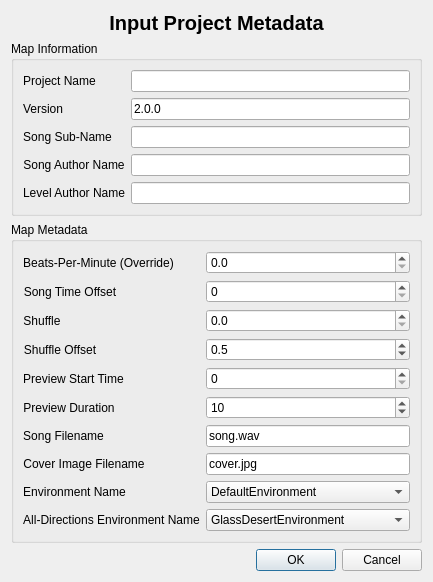
<?xml version="1.0" encoding="UTF-8"?>
<ui version="4.0">
 <class>MetadataDialog</class>
 <widget class="QDialog" name="MetadataDialog">
  <property name="geometry">
   <rect>
    <x>0</x>
    <y>0</y>
    <width>374</width>
    <height>531</height>
   </rect>
  </property>
  <property name="windowTitle">
   <string>Dialog</string>
  </property>
  <layout class="QGridLayout" name="gridLayout">
   <item row="1" column="0">
    <widget class="QGroupBox" name="mapInformationContainer">
     <property name="sizePolicy">
      <sizepolicy hsizetype="Expanding" vsizetype="Preferred">
       <horstretch>0</horstretch>
       <verstretch>0</verstretch>
      </sizepolicy>
     </property>
     <property name="title">
      <string>Map Information</string>
     </property>
     <layout class="QFormLayout" name="formLayout">
      <item row="0" column="0">
       <widget class="QLabel" name="projectNameLabel">
        <property name="text">
         <string>Project Name</string>
        </property>
        <property name="alignment">
         <set>Qt::AlignCenter</set>
        </property>
        <property name="buddy">
         <cstring>projectNameInput</cstring>
        </property>
       </widget>
      </item>
      <item row="0" column="1">
       <widget class="QLineEdit" name="projectNameInput"/>
      </item>
      <item row="1" column="0">
       <widget class="QLabel" name="versionLabel">
        <property name="text">
         <string>Version</string>
        </property>
        <property name="alignment">
         <set>Qt::AlignCenter</set>
        </property>
        <property name="buddy">
         <cstring>versionInput</cstring>
        </property>
       </widget>
      </item>
      <item row="1" column="1">
       <widget class="QLineEdit" name="versionInput">
        <property name="text">
         <string>2.0.0</string>
        </property>
       </widget>
      </item>
      <item row="2" column="0">
       <widget class="QLabel" name="songSubNameLabel">
        <property name="text">
         <string>Song Sub-Name</string>
        </property>
        <property name="alignment">
         <set>Qt::AlignCenter</set>
        </property>
        <property name="buddy">
         <cstring>songSubNameInput</cstring>
        </property>
       </widget>
      </item>
      <item row="2" column="1">
       <widget class="QLineEdit" name="songSubNameInput"/>
      </item>
      <item row="3" column="0">
       <widget class="QLabel" name="songAuthorNameLabel">
        <property name="text">
         <string>Song Author Name</string>
        </property>
        <property name="alignment">
         <set>Qt::AlignCenter</set>
        </property>
        <property name="buddy">
         <cstring>songAuthorNameInput</cstring>
        </property>
       </widget>
      </item>
      <item row="3" column="1">
       <widget class="QLineEdit" name="songAuthorNameInput"/>
      </item>
      <item row="4" column="0">
       <widget class="QLabel" name="levelAuthorNameLabel">
        <property name="text">
         <string>Level Author Name</string>
        </property>
        <property name="alignment">
         <set>Qt::AlignCenter</set>
        </property>
        <property name="buddy">
         <cstring>levelAuthorNameInput</cstring>
        </property>
       </widget>
      </item>
      <item row="4" column="1">
       <widget class="QLineEdit" name="levelAuthorNameInput"/>
      </item>
     </layout>
    </widget>
   </item>
   <item row="0" column="0">
    <widget class="QLabel" name="titleLabel">
     <property name="font">
      <font>
       <family>Segoe UI</family>
       <pointsize>15</pointsize>
       <weight>75</weight>
       <bold>true</bold>
      </font>
     </property>
     <property name="text">
      <string>Input Project Metadata</string>
     </property>
     <property name="alignment">
      <set>Qt::AlignCenter</set>
     </property>
    </widget>
   </item>
   <item row="4" column="0">
    <widget class="QGroupBox" name="mapMetadataContainer">
     <property name="sizePolicy">
      <sizepolicy hsizetype="Expanding" vsizetype="Preferred">
       <horstretch>0</horstretch>
       <verstretch>0</verstretch>
      </sizepolicy>
     </property>
     <property name="title">
      <string>Map Metadata</string>
     </property>
     <layout class="QFormLayout" name="formLayout_2">
      <item row="0" column="0">
       <widget class="QLabel" name="BPMLabel">
        <property name="text">
         <string>Beats-Per-Minute (Override)</string>
        </property>
        <property name="alignment">
         <set>Qt::AlignCenter</set>
        </property>
        <property name="buddy">
         <cstring>BPMSpinbox</cstring>
        </property>
       </widget>
      </item>
      <item row="0" column="1">
       <widget class="QDoubleSpinBox" name="BPMSpinbox">
        <property name="decimals">
         <number>1</number>
        </property>
        <property name="maximum">
         <double>300.000000000000000</double>
        </property>
       </widget>
      </item>
      <item row="1" column="0">
       <widget class="QLabel" name="songTimeOffsetLabel">
        <property name="text">
         <string>Song Time Offset</string>
        </property>
        <property name="alignment">
         <set>Qt::AlignCenter</set>
        </property>
        <property name="buddy">
         <cstring>songTimeOffsetSpinbox</cstring>
        </property>
       </widget>
      </item>
      <item row="1" column="1">
       <widget class="QDoubleSpinBox" name="songTimeOffsetSpinbox">
        <property name="decimals">
         <number>0</number>
        </property>
        <property name="maximum">
         <double>10.000000000000000</double>
        </property>
       </widget>
      </item>
      <item row="2" column="0">
       <widget class="QLabel" name="shuffleLabel">
        <property name="text">
         <string>Shuffle</string>
        </property>
        <property name="alignment">
         <set>Qt::AlignCenter</set>
        </property>
        <property name="buddy">
         <cstring>shuffleSpinbox</cstring>
        </property>
       </widget>
      </item>
      <item row="2" column="1">
       <widget class="QDoubleSpinBox" name="shuffleSpinbox">
        <property name="decimals">
         <number>1</number>
        </property>
        <property name="maximum">
         <double>1.000000000000000</double>
        </property>
        <property name="singleStep">
         <double>0.100000000000000</double>
        </property>
       </widget>
      </item>
      <item row="3" column="0">
       <widget class="QLabel" name="shuffleOffsetLabel">
        <property name="text">
         <string>Shuffle Offset</string>
        </property>
        <property name="alignment">
         <set>Qt::AlignCenter</set>
        </property>
        <property name="buddy">
         <cstring>shuffleOffsetSpinbox</cstring>
        </property>
       </widget>
      </item>
      <item row="3" column="1">
       <widget class="QDoubleSpinBox" name="shuffleOffsetSpinbox">
        <property name="decimals">
         <number>1</number>
        </property>
        <property name="maximum">
         <double>2.000000000000000</double>
        </property>
        <property name="singleStep">
         <double>0.100000000000000</double>
        </property>
        <property name="value">
         <double>0.500000000000000</double>
        </property>
       </widget>
      </item>
      <item row="4" column="0">
       <widget class="QLabel" name="previewStartTimeLabel">
        <property name="text">
         <string>Preview Start Time</string>
        </property>
        <property name="alignment">
         <set>Qt::AlignCenter</set>
        </property>
        <property name="buddy">
         <cstring>previewStartTimeSpinbox</cstring>
        </property>
       </widget>
      </item>
      <item row="4" column="1">
       <widget class="QSpinBox" name="previewStartTimeSpinbox"/>
      </item>
      <item row="5" column="0">
       <widget class="QLabel" name="previewDurationLabel">
        <property name="text">
         <string>Preview Duration</string>
        </property>
        <property name="alignment">
         <set>Qt::AlignCenter</set>
        </property>
        <property name="buddy">
         <cstring>previewDurationSpinbox</cstring>
        </property>
       </widget>
      </item>
      <item row="5" column="1">
       <widget class="QSpinBox" name="previewDurationSpinbox">
        <property name="value">
         <number>10</number>
        </property>
       </widget>
      </item>
      <item row="6" column="0">
       <widget class="QLabel" name="songFilenameLabel">
        <property name="text">
         <string>Song Filename</string>
        </property>
        <property name="alignment">
         <set>Qt::AlignCenter</set>
        </property>
        <property name="buddy">
         <cstring>songFilenameInput</cstring>
        </property>
       </widget>
      </item>
      <item row="6" column="1">
       <widget class="QLineEdit" name="songFilenameInput">
        <property name="text">
         <string>song.wav</string>
        </property>
       </widget>
      </item>
      <item row="7" column="0">
       <widget class="QLabel" name="coverImageFilenameLabel">
        <property name="text">
         <string>Cover Image Filename</string>
        </property>
        <property name="alignment">
         <set>Qt::AlignCenter</set>
        </property>
        <property name="buddy">
         <cstring>coverImageFilenameInput</cstring>
        </property>
       </widget>
      </item>
      <item row="7" column="1">
       <widget class="QLineEdit" name="coverImageFilenameInput">
        <property name="text">
         <string>cover.jpg</string>
        </property>
       </widget>
      </item>
      <item row="8" column="0">
       <widget class="QLabel" name="environmentLabel">
        <property name="text">
         <string>Environment Name</string>
        </property>
        <property name="alignment">
         <set>Qt::AlignCenter</set>
        </property>
        <property name="buddy">
         <cstring>environmentNameSelector</cstring>
        </property>
       </widget>
      </item>
      <item row="8" column="1">
       <widget class="QComboBox" name="environmentNameSelector">
        <item>
         <property name="text">
          <string>DefaultEnvironment</string>
         </property>
        </item>
        <item>
         <property name="text">
          <string>OriginsEnvironment</string>
         </property>
        </item>
        <item>
         <property name="text">
          <string>TriangleEnvironment</string>
         </property>
        </item>
        <item>
         <property name="text">
          <string>NiceEnvironment</string>
         </property>
        </item>
        <item>
         <property name="text">
          <string>BigMirrorEnvironment</string>
         </property>
        </item>
        <item>
         <property name="text">
          <string>DragonsEnvironment</string>
         </property>
        </item>
        <item>
         <property name="text">
          <string>KDAEnvironment</string>
         </property>
        </item>
        <item>
         <property name="text">
          <string>MonstercatEnvironment</string>
         </property>
        </item>
        <item>
         <property name="text">
          <string>CrabRaveEnvironment</string>
         </property>
        </item>
        <item>
         <property name="text">
          <string>PanicEnvironment</string>
         </property>
        </item>
        <item>
         <property name="text">
          <string>RocketEnvironment</string>
         </property>
        </item>
        <item>
         <property name="text">
          <string>GreenDayEnvironment</string>
         </property>
        </item>
        <item>
         <property name="text">
          <string>GreenDayGrenadeEnvironment</string>
         </property>
        </item>
        <item>
         <property name="text">
          <string>TimbalandEnvironment</string>
         </property>
        </item>
        <item>
         <property name="text">
          <string>FitBeatEnvironment</string>
         </property>
        </item>
        <item>
         <property name="text">
          <string>LinkinParkEnvironment</string>
         </property>
        </item>
        <item>
         <property name="text">
          <string>BTSEnvironment</string>
         </property>
        </item>
        <item>
         <property name="text">
          <string>KaleidoscopeEnvironment</string>
         </property>
        </item>
        <item>
         <property name="text">
          <string>InterscopeEnvironment</string>
         </property>
        </item>
       </widget>
      </item>
      <item row="9" column="0">
       <widget class="QLabel" name="allDirectionsEnvironmentNameLabel">
        <property name="text">
         <string>All-Directions Environment Name</string>
        </property>
        <property name="alignment">
         <set>Qt::AlignCenter</set>
        </property>
        <property name="buddy">
         <cstring>allDirectionsEnvironmentNameSelector</cstring>
        </property>
       </widget>
      </item>
      <item row="9" column="1">
       <widget class="QComboBox" name="allDirectionsEnvironmentNameSelector">
        <item>
         <property name="text">
          <string>GlassDesertEnvironment</string>
         </property>
        </item>
       </widget>
      </item>
     </layout>
    </widget>
   </item>
   <item row="5" column="0">
    <widget class="QDialogButtonBox" name="buttonBox">
     <property name="orientation">
      <enum>Qt::Horizontal</enum>
     </property>
     <property name="standardButtons">
      <set>QDialogButtonBox::Cancel|QDialogButtonBox::Ok</set>
     </property>
    </widget>
   </item>
  </layout>
 </widget>
 <resources/>
 <connections>
  <connection>
   <sender>buttonBox</sender>
   <signal>accepted()</signal>
   <receiver>MetadataDialog</receiver>
   <slot>accept()</slot>
   <hints>
    <hint type="sourcelabel">
     <x>248</x>
     <y>254</y>
    </hint>
    <hint type="destinationlabel">
     <x>157</x>
     <y>274</y>
    </hint>
   </hints>
  </connection>
  <connection>
   <sender>buttonBox</sender>
   <signal>rejected()</signal>
   <receiver>MetadataDialog</receiver>
   <slot>reject()</slot>
   <hints>
    <hint type="sourcelabel">
     <x>316</x>
     <y>260</y>
    </hint>
    <hint type="destinationlabel">
     <x>286</x>
     <y>274</y>
    </hint>
   </hints>
  </connection>
 </connections>
</ui>
